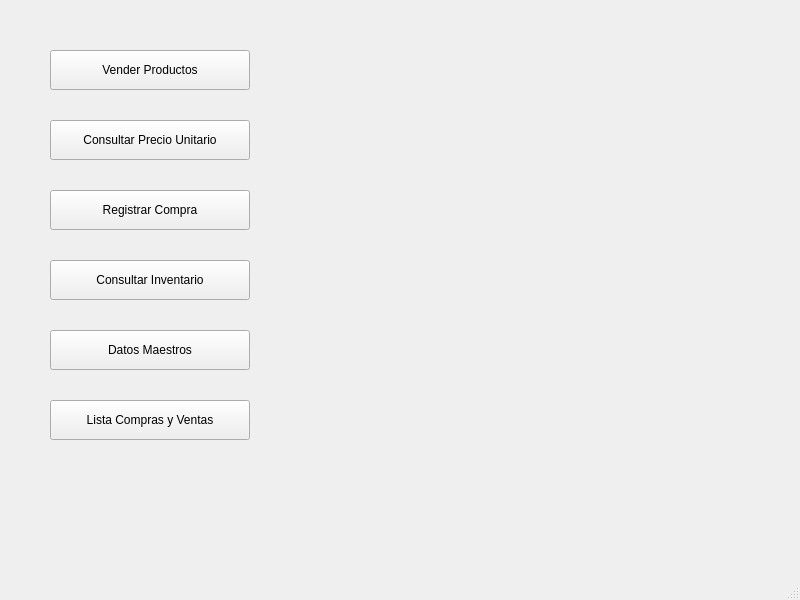
<?xml version="1.0" encoding="UTF-8"?>
<ui version="4.0">
 <class>MainWindow</class>
 <widget class="QMainWindow" name="MainWindow">
  <property name="geometry">
   <rect>
    <x>0</x>
    <y>0</y>
    <width>800</width>
    <height>600</height>
   </rect>
  </property>
  <property name="windowTitle">
   <string>Verdulería</string>
  </property>
  <widget class="QWidget" name="centralwidget">
   <widget class="QPushButton" name="bt_productos_vender">
    <property name="geometry">
     <rect>
      <x>50</x>
      <y>50</y>
      <width>200</width>
      <height>40</height>
     </rect>
    </property>
    <property name="text">
     <string>Vender Productos</string>
    </property>
   </widget>
   <widget class="QPushButton" name="bt_consultar_precio">
    <property name="geometry">
     <rect>
      <x>50</x>
      <y>120</y>
      <width>200</width>
      <height>40</height>
     </rect>
    </property>
    <property name="text">
     <string>Consultar Precio Unitario</string>
    </property>
   </widget>
   <widget class="QPushButton" name="bt_compra_productos">
    <property name="geometry">
     <rect>
      <x>50</x>
      <y>190</y>
      <width>200</width>
      <height>40</height>
     </rect>
    </property>
    <property name="text">
     <string>Registrar Compra</string>
    </property>
   </widget>
   <widget class="QPushButton" name="bt_consulta_inventario">
    <property name="geometry">
     <rect>
      <x>50</x>
      <y>260</y>
      <width>200</width>
      <height>40</height>
     </rect>
    </property>
    <property name="text">
     <string>Consultar Inventario</string>
    </property>
   </widget>
   <widget class="QPushButton" name="bt_datos_maestros">
    <property name="geometry">
     <rect>
      <x>50</x>
      <y>330</y>
      <width>200</width>
      <height>40</height>
     </rect>
    </property>
    <property name="text">
     <string>Datos Maestros</string>
    </property>
   </widget>
   <!-- Nuevo botón para mostrar la lista de compras y ventas -->
   <widget class="QPushButton" name="bt_lista_compras_ventas">
    <property name="geometry">
     <rect>
      <x>50</x>
      <y>400</y>
      <width>200</width>
      <height>40</height>
     </rect>
    </property>
    <property name="text">
     <string>Lista Compras y Ventas</string>
    </property>
   </widget>
  </widget>
  <widget class="QMenuBar" name="menubar"/>
  <widget class="QStatusBar" name="statusbar"/>
 </widget>
 <resources/>
 <connections/>
</ui>
